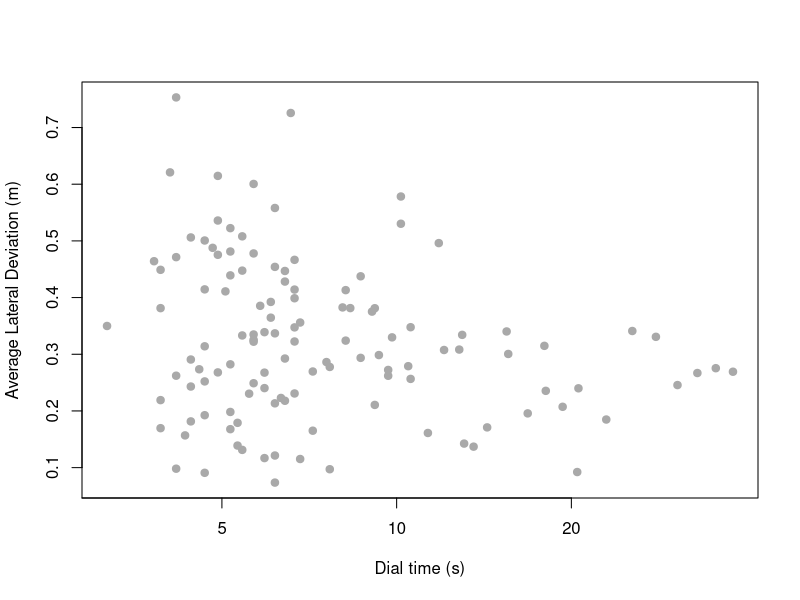
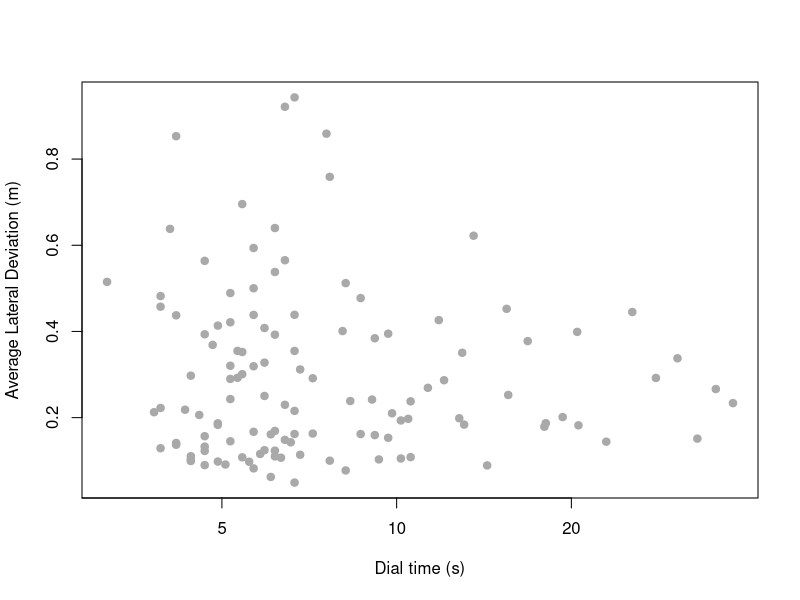

The R script that drew these images, in order: (Note: this script raises an error after producing the figures.)
## Cognitive Model of dialing while driving task for multiple phone number representations
## Developed by Christian P. Janssen of Utrecht University
## This model is described in more detail in Janssen & Brumby (2010, Cognitive Science)
## However, the model is meant as an exercise in class, so not all components are included (specifically: the part that explores *all* strategies)
## If you use this model, please cite the paper: Janssen, C. P., & Brumby, D. P. (2010). Strategic Adaptation to Performance Objectives in a Dual‐Task Setting. Cognitive Science, 34(8), 1548–1560. http://doi.org/10.1111/j.1551-6709.2010.01124.x

## for questions, please contact Christian P. Janssen: c.p.janssen@uu.nl
## www.cpjanssen.nl


require(gtools)




##global parameters


### parameters related to steering
steeringTimeOptions <- c(1,2,3,4,5,6,7,8,9,10,11,12)    #list op options for how many steering corrections can be made each time that attention is paid to steering (of steeringUpdateTime sec each) (this influences the strategy alternatives)
steeringUpdateTime <- 250    #in milliseconds
startingPositionInLane <- 0.27 			#assume that car starts already away from lane centre (in meters)


#parameters for deviations in car drift due the simulator environment: See Janssen & Brumby (2010) page 1555
gaussDeviateMean <- 0
gaussDeviateSD <- 0.06

#When the car is actively contorlled, we calculate a value using equation (1) in Janssen & Brumby (2010). However, some noise is added on top of this equation to account for variation in human behavior. See Janssen & Brumby (2010) page 1555. Also see function "updateSteering" on how this function is used
gaussDriveNoiseMean <- 0
gaussDriveNoiseSD <- 0.03	#in meter/sec

timeStepPerDriftUpdate <- 50 ### msec: what is the time interval between two updates of lateral position?


maxLateralVelocity <- 1.7	#maximum lateral velocity: what is the maximum that you can steer?
minLateralVelocity <- -1* maxLateralVelocity

startvelocity <- 0 	#a global parameter used to store the lateral velocity of the car


### all times in milliseconds

## times for dialing
#singleTaskKeyPressTimes <- c(400,400,400,400,400,400,400,400,400,400,400)   #digit times needed per keypress at that specific position (note: normalized for chunk retrieval time at digits 1 and 6 --- a retrieval cost would come on top of this)
singleTaskKeyPressTimes <- rep(270, 11)


digitTypeUK <- c("chunk","oth","oth","oth","oth","chunk","oth","oth","oth","oth","oth")  ### is each digit either the start of a chunk or some other digit?


#### parameters related to task switching: see Janssen & Brumby page 1556
chunkRetrievalTime <- 100    ## extra time needed to retrieve first digit of a chunk (100 msec in Janssen & Brumby 2010). This time cost is ALWAYS incurred
stateInformationRetrievalTime <- 100 #time required to retrieved state information if the FIRST digit of a sequence of keypresses is not at chunk boundary (100 in Janssen & Brumby paper). This cost is only incurred when you switch at a position that differs from the chunk boundary
switchCost <- 200      ### Janssen & Brumby 2010: time needed when you switch back to dialing after driving (always incurred when switching)

####### startTime <- 500 	#msec; time before starting to retrieve digit after start of trial (i.e., after car has been driven for a while)


simpleSetOfStrategyVariations <- TRUE		#set to true if only steeringTimeOptions in the form {2,2,2,2,2}, {4,4,4,4,4},etc are used and not {2,4,2,2,4},etc. That is: if a consistent number of digits is dialed each moment when attention is paid to dialing.

giveDetailedOuput <- FALSE  ## how detailed is the output; at the individual keypress level, or average per trial?


### use this function to analyze the human data if you want to
analysisOfHumanData <- function()
{
	### load the relevant data files
	
	
	### calculate the necessary averages and SDs
	

	
}




##new function
runOneTrial <- function(strategy,nrSteeringUpdates,normalPhoneStructure,phoneStringLength,phoneNumber)   #### strategy stores where participant interleaves
{
	
	#first make vector variables to store detailed output of the model. Note that each vector has a starting value
	times <- c(0)  
	events <- c("none")  ### events will log what happens, for example a keypress or nothing at all ("none"). Later these can be used to filter out specific events
	drifts <- c(startingPositionInLane)   ### where does the car start in the lane? At the start of a trial at the startingPositionInLan position
	newVelocity <- startvelocity         ### what is the start velocity of the car?
	
	
	##calculate basic dialing times, to be used later
	dialTimes <- singleTaskKeyPressTimes  ##if there is no interleaving, this is the single-task interkeypress interval time
	
	### at chunk positions: add a chunk retrieval cost time to the dial times, as (assumption) this is a time where you are not paying attention to the driving
	for (chunkPosition in normalPhoneStructure)
	{
		dialTimes[chunkPosition] <- dialTimes[chunkPosition] + chunkRetrievalTime
	}	
		
		
	### now go through the various numbers
	for (digitindex in 1:length(dialTimes))
	{

		### determine dial time, so additional costs can be added later
		locDialTime <- dialTimes[digitindex]
			
			
		if (length(which(strategy== digitindex)))  ### if this is a position where you switch, then switch
		{
			## experience switch cost
			time <- switchCost          #switching between dialing & driving
			times <- updateTimestampslist(times, time)   #### Run a function that determines at what time points a drift update is made. Note that for the first digit, "times" only contains the value 0
			driftOutput <- calculateLaneDrift(drifts[length(drifts)], newVelocity, time)   ### now also calculate the drift for these time intervals
			newVelocity <- driftOutput[1]  ## determine the new velocity
			drifts <- c(drifts,driftOutput[2:length(driftOutput)])   ### add these drifts to the table
			events <- c(events,rep("switch1",(length(driftOutput)-1)))  ### also update the events
			
			### after switching you perform corrective driving. For this we use the "updateSteering" function
			lastDrift <- drifts[length(drifts)]
			steerOutput <- updateSteering(newVelocity,nrSteeringUpdates,lastDrift)
			newVelocity <- steerOutput[1]
			drifts <- c(drifts,steerOutput[2:length(steerOutput)])
			events <- c(events,rep("steer",(length(steerOutput)-1)))
			times <- updateTimestampslist(times,(nrSteeringUpdates* steeringUpdateTime))
			

				
			### now switch back to dialing the number (using the drift parameters for distracted driving). First, you incur some time due to switching from driving to dialing
			time <- switchCost          #first: incur a switch cost for switching between dialing to driving
			times <- updateTimestampslist(times, time)
			driftOutput <- calculateLaneDrift(drifts[length(drifts)], newVelocity, time)
			newVelocity <- driftOutput[1]
			drifts <- c(drifts,driftOutput[2:length(driftOutput)])
			events <- c(events,rep("switch2",(length(driftOutput)-1)))
			
			
			
			
			#### if you are NOT switching at a chunk boundary (i.e., at one of the indexes of normalPhoneStructure), then experience additional retrieval cost. This is again time that you are distracted
			if(length(which(normalPhoneStructure == digitindex)) ==0)
			{
				locDialTime <- locDialTime + stateInformationRetrievalTime
			}	
			
			
			
		}
	
		##now calculate drift for typing a digit (NOTE: this is always done for every digit that is typed, regardless of whether you were retrieving a chunk or not)
		time <- locDialTime
		times <- updateTimestampslist(times, time)
		driftOutput <- calculateLaneDrift(drifts[length(drifts)], newVelocity, time)
		newVelocity <- driftOutput[1]
		drifts <- c(drifts,driftOutput[2:length(driftOutput)])
		events <- c(events,rep("none",(length(driftOutput)-2)))
		events <- c(events,"keypress")
		

		
	}  #end for digit index

	
	table <- data.frame(times,events,drifts)
	
	#with(table[table$events == "keypress",],plot(times,drifts,ylim=c(-2,2)))

	table ### return the table

}





#### Main function to run the code. For example: runAllSimpleStrategies(5,"07854325698") will run 5 simulations for each (simple) strategy on the phone number to the right. The default assumption is that the chunk boundary is between the 5th and 6th digit

runAllSimpleStrategies <- function(nrSimulations,phoneNumber)
{
	
	
	normalPhoneStructure <- c(1,6)  ### indicate at what digit positions a chunk needs to be retrieved (1st and 6th digit)
	phoneStringLength <- 11   ### how many digits does the number have?
	

	### vectors that will contain output of the simulation. These are later used to create 1 table with all values
	keypresses <- c()
	times <- c()
	deviations <- c()
	strats <- c()
	steers <- c()	

	### iterate through all strategies
	## in this simple model we assume that a participant uses a consistent strategy throughout the trial. That is, they only type each time 1 digit, or type 2 digits at a time, or type 3 digits at a time (i.e., all possible ways of 1:phoneStringLength: 1, 2,3,4, ...11)
	for (nrDigitsPerTime in 1: phoneStringLength)
	{
		## quick way of calculating positions to interleave: repeat strategy & multiply with position in vector (e.g., 333*123 = 369 this means: you interleave BEFORE every 3rd digit (333), and there are 3 positions to interleave (1st, 2nd, 3rd, or 123). Therefore you interleave BEFORE digits 3 (3*1), 6 (3*2), and 9 (3*3))
		
		if (nrDigitsPerTime != 11)
		{
			strategy <- rep(nrDigitsPerTime ,floor(phoneStringLength/nrDigitsPerTime))  ### stores at which positions the number is interleaved
			positions <- 1:length(strategy)
			strategy <- strategy * positions
		
			### remove last digit, as driver does not interleave after typing the last digit (they are done with the trial :-)  )
			strategy <- strategy[strategy != phoneStringLength]
		}
		else
		{
			strategy <- c()	
			
		}
		

		locSteerTimeOptions <- steeringTimeOptions
		if (length(strategy) == 0)
		{
			locSteerTimeOptions <- c(0)
		}



		### now run a trial (runOneTrial) for all combinations of how frequently you update the steering when you are steering (locSteerTimeOptions) and for the nuber of simulations that you want to run for each strategy (nrSimulations)
		for (steerTimes in locSteerTimeOptions)
		{
			for (i in 1:nrSimulations)
			{

				### run the simulation and store the output in a table
				locTab <- runOneTrial(strategy, steerTimes,normalPhoneStructure,phoneStringLength,phoneNumber)
				# View(locTab)
	
				##only look at rows where there is a keypress
				locTab <- locTab[locTab$events == "keypress",]
		
				### add the relevant data points to variables that are stored in a final table
				keypresses <- c(keypresses,1:nrow(locTab))
				times <- c(times,locTab$times)
				deviations <- c(deviations,locTab$drifts)
				strats <- c(strats,rep(nrDigitsPerTime,nrow(locTab)))
				steers <- c(steers,rep(steerTimes,nrow(locTab)))
		
			}
		}#end of for steerTimes	

	}##end of for nr strategies
	
	
	### now make a new table based on all the data that was collected
	tableAllSamples <- data.frame(keypresses,times,deviations,strats,steers)
	
	View(tableAllSamples)
	
	#### In the table we collected data for multiple simulations per strategy. Now we want to know the average performane of each strategy.
	#### These aspects are calculated using the "aggregate" function
	
	
	## calculate average deviation at each keypress (keypresses), for each unique strategy variation (strats and steers)
	agrResults <- with(tableAllSamples,aggregate(deviations,list(keypresses=keypresses, strats= strats, steers= steers),mean))
	agrResults$dev <- agrResults$x
	
	
	### also calculate the time interval
	agrResults$times <- with(tableAllSamples,aggregate(times,list(keypresses=keypresses, strats= strats, steers= steers),mean))$x
		
	
	###now calculate mean drift across the trial
	agrResultsMeanDrift <-  with(agrResults,aggregate(dev,list(strats= strats, steers= steers),mean))
	agrResultsMeanDrift$dev <- agrResultsMeanDrift$x
	
	### and mean trial time
	agrResultsMeanDrift$TrialTime <-  with(agrResults[agrResults$keypresses ==11,],aggregate(times,list( strats= strats, steers= steers),mean))$x	
	
	
	#### make a plot that visualizes all the strategies: note that trial time is divided by 1000 to get the time in seconds
	with(agrResultsMeanDrift,plot(TrialTime/1000,abs(dev),pch=21,bg="dark grey",col="dark grey",log="x",xlab="Dial time (s)",ylab="Average Lateral Deviation (m)"))
	View(agrResultsMeanDrift)
	
	### give a summary of the data	
	summary(agrResultsMeanDrift$TrialTime)

}









	
### function that generates the points at which car data should be collected (specifically: if you know that a keypress happens after a specific time, then find out at what points a drift update occurs, this depends on the ength of "timeStepPerDriftUpdate" (50 msec by default))	
updateTimestampslist <- function(timestampsList, totalTime)
{
	lastTime <- timestampsList[length(timestampsList)]
	newTimes <- cumsum(c(lastTime,rep(timeStepPerDriftUpdate ,trunc(totalTime/timeStepPerDriftUpdate))))[-1]
		
	timestampsList <- c(timestampsList, newTimes)
		
	if (totalTime%%timeStepPerDriftUpdate > 0)
	{
		newTime <- timestampsList[length(timestampsList)] + totalTime%%timeStepPerDriftUpdate
		timestampsList <- c(timestampsList, newTime)
	}
	timestampsList
	
}
	
	
	
	
	
	
	
	
### This function calculates how much the car drifts during episodes where the driver/model is not actively driving
calculateLaneDrift <- function(startPositionOfDrift, startVelocityOfDrift, driftTimeInMilliSeconds)
{
	laneDriftList <- c()  ### keep a list of lane positions
	#locVelocity <- velocity	#velocity is a global variable
	
	locVelocity <- startVelocityOfDrift
	
	lastLaneDrift <- startPositionOfDrift
	
	
	for (i in 1:(trunc(driftTimeInMilliSeconds/timeStepPerDriftUpdate)))
	{
		locVelocity <- locVelocity + rnorm(1,gaussDeviateMean,gaussDeviateSD)
		
		### make sure velocity is not higher than max
		locVelocity <- velocityCheck(locVelocity)
				
		lastLaneDrift <- lastLaneDrift + locVelocity* timeStepPerDriftUpdate / 1000     #velocity is in m/second
				
		
		
		#laneDriftList <- c(laneDriftList, lastLaneDrift)
		laneDriftList <- c(laneDriftList, abs(lastLaneDrift))    ### only absolute values
		
	}
	

	
	#now do drift for last few milliseconds (using modulo function)
	locVelocity <-locVelocity + rnorm(1,gaussDeviateMean,gaussDeviateSD)
	### make sure velocity is not higher than max
	locVelocity <- velocityCheck(locVelocity)
	
	if (driftTimeInMilliSeconds%% timeStepPerDriftUpdate > 0)
	{
	
		lastLaneDrift <- lastLaneDrift + locVelocity*(driftTimeInMilliSeconds%% timeStepPerDriftUpdate)/1000
		
		
		#laneDriftList <- c(laneDriftList, lastLaneDrift)
		laneDriftList <- c(laneDriftList, abs(lastLaneDrift))  ### only absolute values
		
	}
	#velocity <<- locVelocity
	#laneDrift

	returnValues <- c(locVelocity, laneDriftList) 
	returnValues
}





##calculates if the car is not accelerating more than it should (maxLateralVelocity) or less than it should (minLateralVelocity)
velocityCheck <- function(localVelocity)
{
	localVelocity <- min(localVelocity, maxLateralVelocity)
	localVelocity <- max(localVelocity, minLateralVelocity)
	
	localVelocity
	
}


##calculates if the car is not accelerating more than it should (maxLateralVelocity) or less than it should (minLateralVelocity)  (done for a vector of numbers)
velocityCheckForVectors <- function(velocityVectors)
{
	
	velocityVectors[which(velocityVectors > maxLateralVelocity)] <- maxLateralVelocity
	velocityVectors[which(velocityVectors < minLateralVelocity)] <- minLateralVelocity
	
	velocityVectors
	
}




### this function is used to update the velocity (and in effect lateral lane position) when the driver/model is actively driving
updateSteering <- function(velocity,nrUpdates,startPosLane)
{
	locDrifts <- c()
	
	localVelocity <- velocity
	
	for (steers in 1: nrUpdates)
	{
		localLanePos <- startPosLane
		
		if (steers > 1)
		{
			localLanePos <- locDrifts[length(locDrifts)]
		}
		
		
		### update direction every 250 milliseconds. Following equation (1) in Janssen & Brumby (2010)
		updateVelocity <- 0.2617 * localLanePos ^2 + 0.0233* localLanePos - 0.022  #velocity in meter/sec
		updateVelocity <- updateVelocity + rnorm(1, gaussDriveNoiseMean, gaussDriveNoiseSD)    ### a noise value is added for driving (only done once)
		updateVelocity <- velocityCheck(updateVelocity)
		
		###calculate updates locally (i.e., add some noise to updateVelocity, but do not make it transfer to other values)
		## calculate using cumsum to save computer time :-)

		nrUpdatesOf50Msec <- steeringUpdateTime/timeStepPerDriftUpdate
		velocityVector <- rnorm(nrUpdatesOf50Msec,(updateVelocity + gaussDeviateMean), gaussDeviateSD)
		velocityVector  <- velocityCheckForVectors(velocityVector)

		
		directionUpdates <- -1 * velocityVector * 0.050    ##only driving for 0.050 seconds
		newDrifts <- cumsum(c(localLanePos, directionUpdates))
		newDrifts  <- newDrifts[2:length(newDrifts)]
		
		locDrifts <- c(locDrifts , abs(newDrifts))   #### only absolute values
					
	}
	returnValues <- c(updateVelocity,locDrifts)
	
	
}

frame <- runOneTrial(c(1,2,3,4,5,6,7,8,9,10,11),	11,	c(1,6),	11,	"07854325698")
View(frame)

runAllSimpleStrategies(2, "07854325698")


# SD decreases when the number of samples increases
# samples = 5, SD of deviation = 0.360 <=> samples = 50, SD of deviation =  0.356
tableAllSamples <- runAllSimpleStrategies(1, "07854325698")
# View(tableAllSamples)
data <- tableAllSamples %>% filter(keypresses == 11)
# stat.desc(data)
sapply(data[c(2, 3)], function(x)(c(mean = mean(x), sd = sd(x))))
# with(data, t.test(deviations, times, paired = TRUE))

library(dplyr)

# Correlation between strats and deviation
# samples = 5, cor = 0.21 <=> samples = 50, cor = 0.438
data <- tableAllSamples %>% filter(keypresses == 11) %>% group_by(steers, strats) %>% summarise(mean = mean(deviations))
time <- tableAllSamples %>% filter(keypresses == 11) %>% group_by(steers, strats) %>% summarise(mean = mean(times))
cor(data$strats, data$mean)
cor(time$strats, time$mean)
corr.test(data, use = "complete")
# samples = 10, p-value = 0.02 <=> samples = 50, p-value = 0.0001
kruskal.test(mean ~ strats, data = data)


